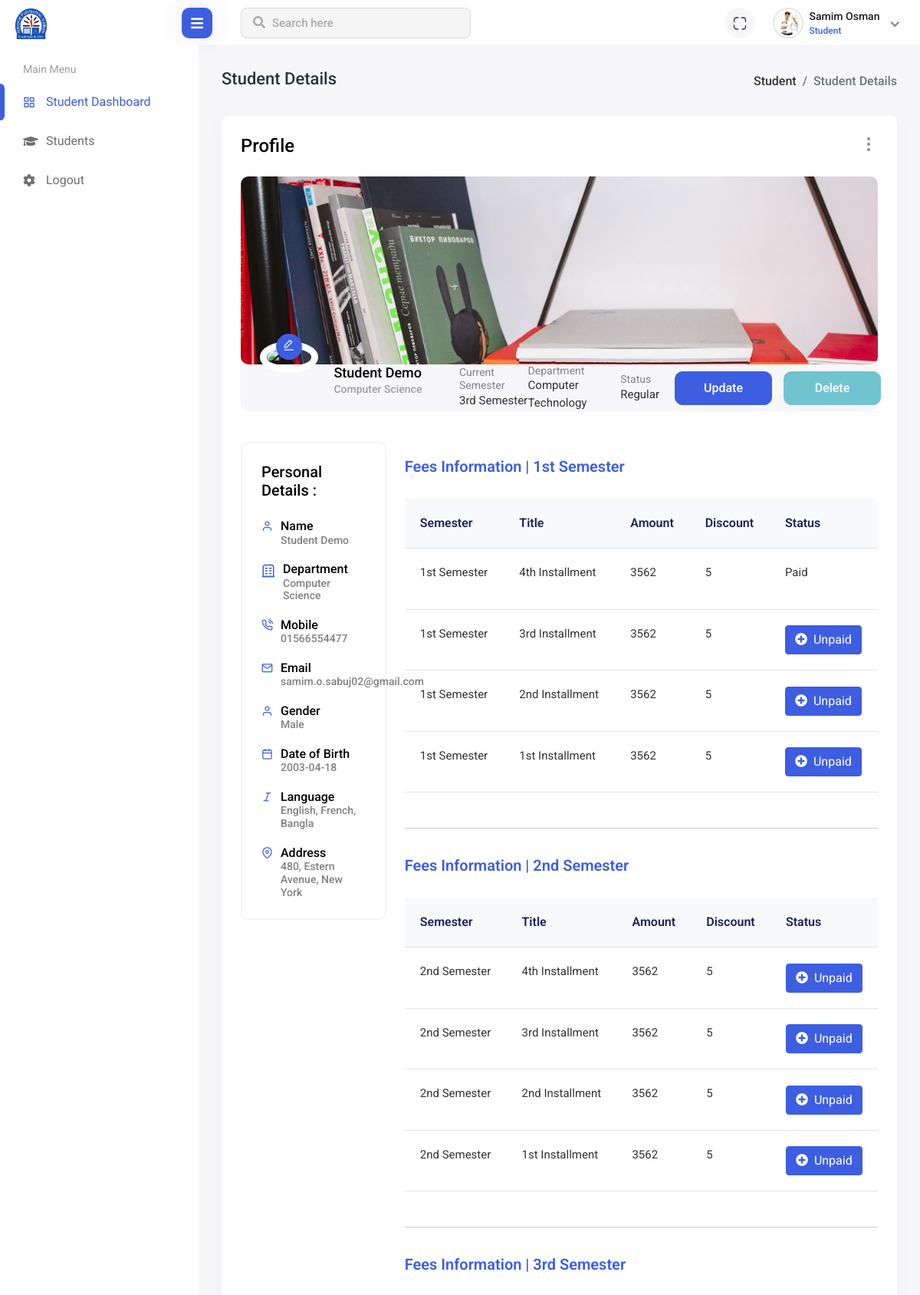
The page /student/student-details/30/ (signed in, upper part) on the database as committed earlier.
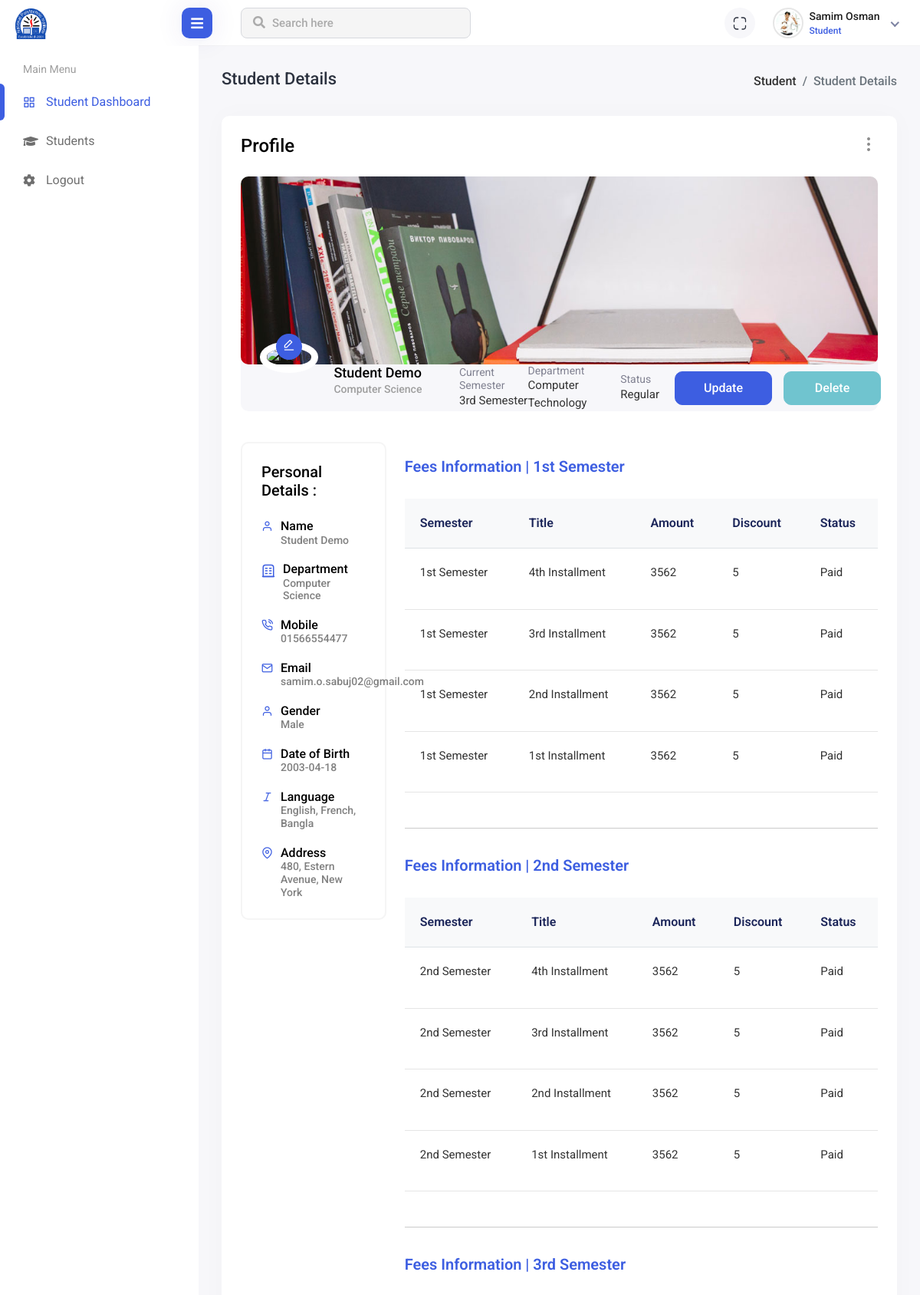
The same page on the database as committed later.
### student/models.py (models this page shows, shortened)
class Installments(models.Model):
    TITLE = (
        ('1st Installment', '1st Installment'),
        ('2nd Installment', '2nd Installment'),
        ('3rd Installment', '3rd Installment'),
        ('4th Installment', '4th Installment'),
    )
    PAYMENT_METHOD = (
        ('Cash', 'Cash'),
        ('Bkash', 'Bkash'),
        ('Others', 'Others'),
    )
    semester = models.ForeignKey(Semesters, on_delete=models.CASCADE, related_name="Semester")
    title = models.CharField(choices=TITLE, max_length=50)
    amount = models.PositiveIntegerField(default=3750)
    discount = models.PositiveIntegerField(default=0)
    created_date = models.DateTimeField(auto_now_add=True)
    payment_method = models.CharField(choices=PAYMENT_METHOD, max_length=15, blank=True, null=False)
    is_paid = models.BooleanField(default=False)
    class Meta:
        ordering = ['-created_date']

class Semesters(models.Model):
    TITLE = (
        ('1st Semester', '1st Semester'),
        ('2nd Semester', '2nd Semester'),
        ('3rd Semester', '3rd Semester'),
        ('4th Semester', '4th Semester'),
        ('5th Semester', '5th Semester'),
        ('6th Semester', '6th Semester'),
        ('7th Semester', '7th Semester'),
        ('8th Semester', '8th Semester'),
        )
    Student = models.ForeignKey(student, on_delete=models.CASCADE, related_name="Students")
    title = models.CharField(choices=TITLE, max_length=50)
    start_date = models.DateField(auto_now_add=True)
    result = models.FloatField(max_length=5, blank=True, null=True)
    is_complete = models.BooleanField(default=False)
    def __str__(self) -> str:
        return self.title
    class Meta:
        ordering = ['title']

### student/views.py (the view)
# urls.py: path('student-details/<int:id>/', student_details, name='student_details'),
@login_required(login_url='login')
def student_details(request, id):
    context = {}
    user = request.user
    if user.is_teacher:
        Teacher = teacher.objects.get(username=user)
        context['Teacher'] = Teacher
    elif user.is_student:
        Student = student.objects.get(username=user)
        context['Student'] = Student
    single_student = student.objects.get(id=id)
    semester = Semesters.objects.filter(Student=single_student)
    context['single_student'] = single_student
    context['semester'] = semester
    return render(request, 'student/student_details.html', context)

### account/models.py (called while the page is built)
    def __str__(self):
        return self.username

### department/models.py (called while the page is built)
    def __str__(self) -> str:
        return self.title

### templates/student/student_details.html (shortened to what the changed rows need)
{% extends '../base/base.html' %}
{% load static %}
{% block body_content %}
<div class="content container-fluid">
    <div class="card">
        <div class="card-body">
            <div class="row">
                <div class="col-lg-9">
                    {% for i in semester %}
                        <div class="invoice-add-table">
                            <h4>Fees Information | {{i.title}}</h4>
                            <div class="table-responsive">
                                <table class="table table-center add-table-items">
                                    <thead>
                                        <tr>
                                            <th>Semester</th>
                                            <th>Title</th>
                                            <th>Amount</th>
                                            <th>Discount</th>
                                            <th>Status</th>
                                        </tr>
                                    </thead>
                                    <tbody>
                                        {% for j in i.Semester.all %}
                                        <tr class="add-row">
                                            <td>
                                                <p>{{j.semester}}</p>
                                            </td>
                                            <td>
                                                <p>{{j.title}}</p>
                                            </td>
                                            <td>
                                                <p>{{j.amount}}</p>
                                            </td>
                                            <td>
                                                <p>{{j.discount}}</p>
                                            </td>
                                            <td>
                                                {% if j.is_paid is True %}
                                                <p>Paid</p>
                                                {% else %}
                                                <a class="btn btn-primary" href="{% url 'payment_confirm' j.id %}"><i
                                                        class="fas fa-plus-circle me-2"></i>Unpaid</a>
                                                {% endif %}
                                            </td>
                                        </tr>
                                        {% endfor %}
                                    </tbody>
                                </table>
                            </div>
                        </div>
                        <hr>
                        {% endfor %}
                </div>
            </div>
        </div>
    </div>
</div>
{% endblock body_content %}

Rows that differ between the two databases and show on the page:
changed Installments (number 2 of 8 on the later page): is_paid "Unpaid" → "Paid"
changed Installments (number 3 of 8 on the later page): is_paid "Unpaid" → "Paid"
changed Installments (number 4 of 8 on the later page): is_paid "Unpaid" → "Paid"
changed Installments (number 5 of 8 on the later page): is_paid "Unpaid" → "Paid"
changed Installments (number 6 of 8 on the later page): is_paid "Unpaid" → "Paid"
changed Installments (number 7 of 8 on the later page): is_paid "Unpaid" → "Paid"
changed Installments (number 8 of 8 on the later page): is_paid "Unpaid" → "Paid"
